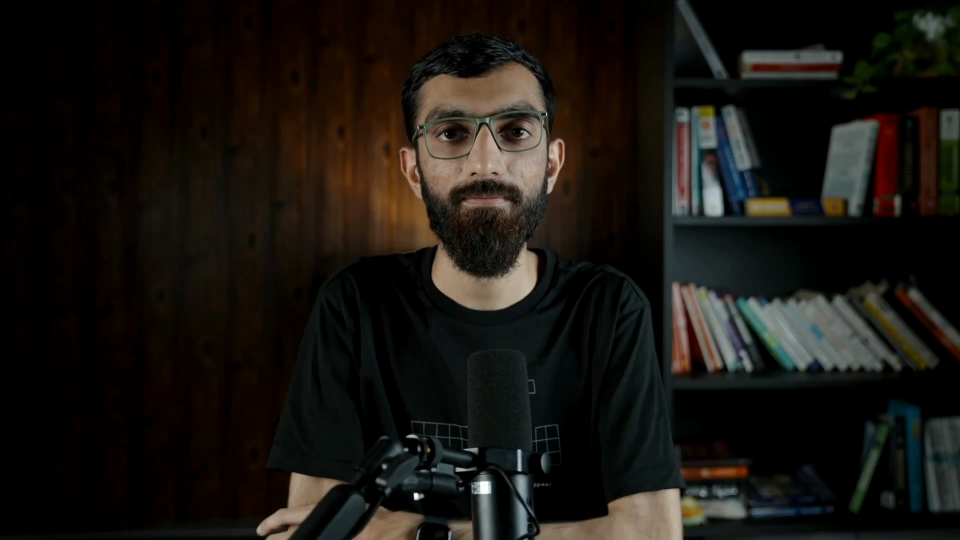
#> input picture graphics/assets/img/hussain-plate-frappectl.png, 1920 x 1080 px, found by its file name (shown at 1/2 size)
$ python grade_plate_frappectl.py
#> lines starting #> are read from the running program, lines starting #| are printed output that depends on the picture
"""Grade the full frappectl plate (no cutout) for the thumbnail.

Frame 00:00.10 of final-frappectl.mp4 (still, mouth closed, before "Hello"). Lit skin R/B measures
1.40 already, so no white-balance gain. Same brand grade as grade_plate_aug.py.

    python3 assets/img/grade_plate_frappectl.py
    hussain-plate-frappectl.png -> hussain-plate-frappectl-graded.png
"""
import numpy as np
from PIL import Image

SRC = "assets/img/hussain-plate-frappectl.png"
DST = "assets/img/hussain-plate-frappectl-graded.png"

SATURATION = 0.95
VIOLET = np.array([0.47, 0.34, 0.93], dtype=np.float32)  # --brand #7757ee
SHADOW_TINT = 0.14
CONTRAST = 1.06
LIFT = 1.08  # plate is dark; lift exposure a touch for thumbnail size
LUMA = np.array([0.2126, 0.7152, 0.0722], dtype=np.float32)

rgb = np.array(Image.open(SRC).convert("RGB")).astype(np.float32) / 255.0
rgb = np.clip(rgb * LIFT, 0.0, 1.0)
lum = (rgb * LUMA).sum(axis=2, keepdims=True)
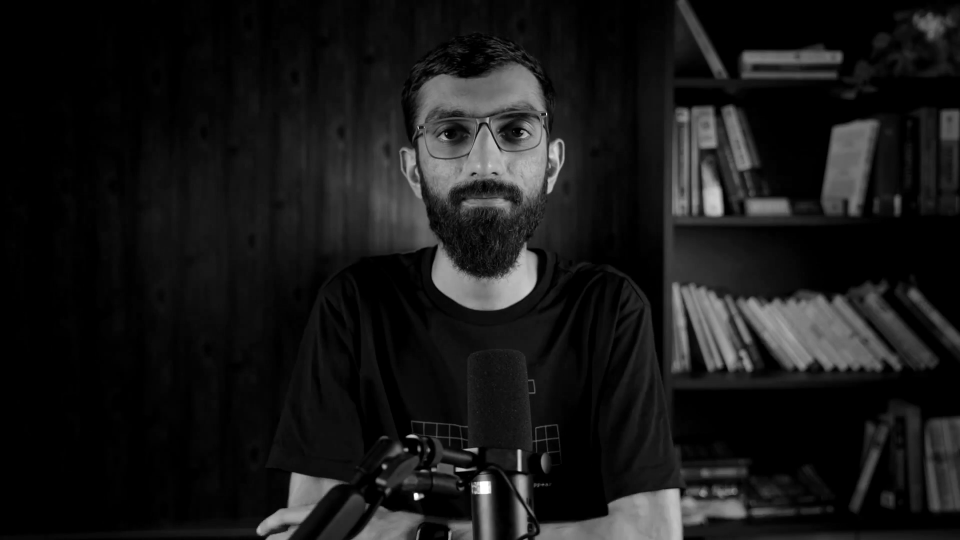
#> lum: shape (1080, 1920, 1) float32 (shown at 1/2 size); min 0, max 1, mean 0.0956
rgb = lum + (rgb - lum) * SATURATION
shadow = np.clip(1.0 - lum * 2.2, 0.0, 1.0) ** 1.5
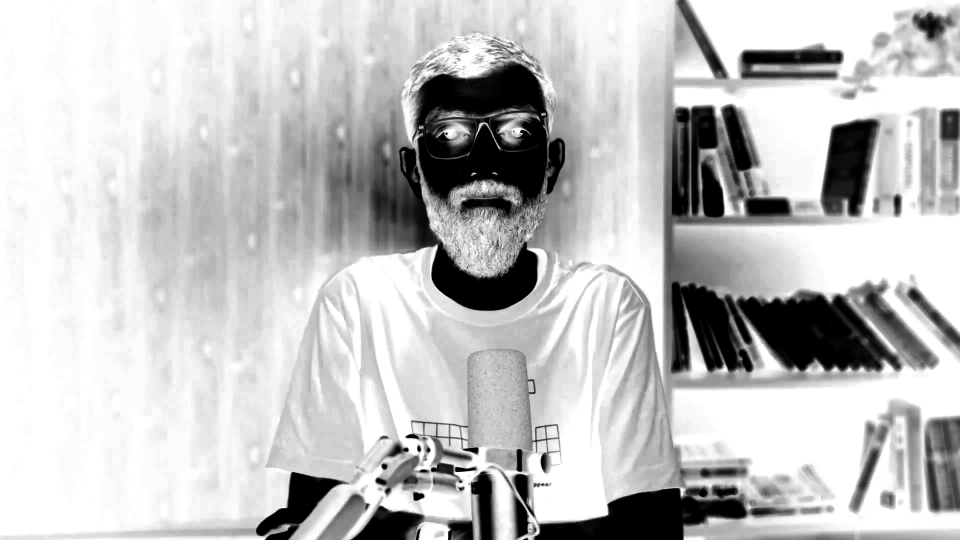
#> shadow: shape (1080, 1920, 1) float32 (shown at 1/2 size); min 0, max 1, mean 0.76
rgb = rgb * (1.0 - SHADOW_TINT * shadow) + VIOLET * (SHADOW_TINT * shadow) * lum.clip(0.04, 1.0)
rgb = np.clip((rgb - 0.5) * CONTRAST + 0.5, 0.0, 1.0)

Image.fromarray((rgb * 255.0).astype(np.uint8)).save(DST)
print(f"wrote {DST}")

$ run again, with graphics/assets/img/askalyf-inset-face.png copied over graphics/assets/img/hussain-plate-frappectl.png
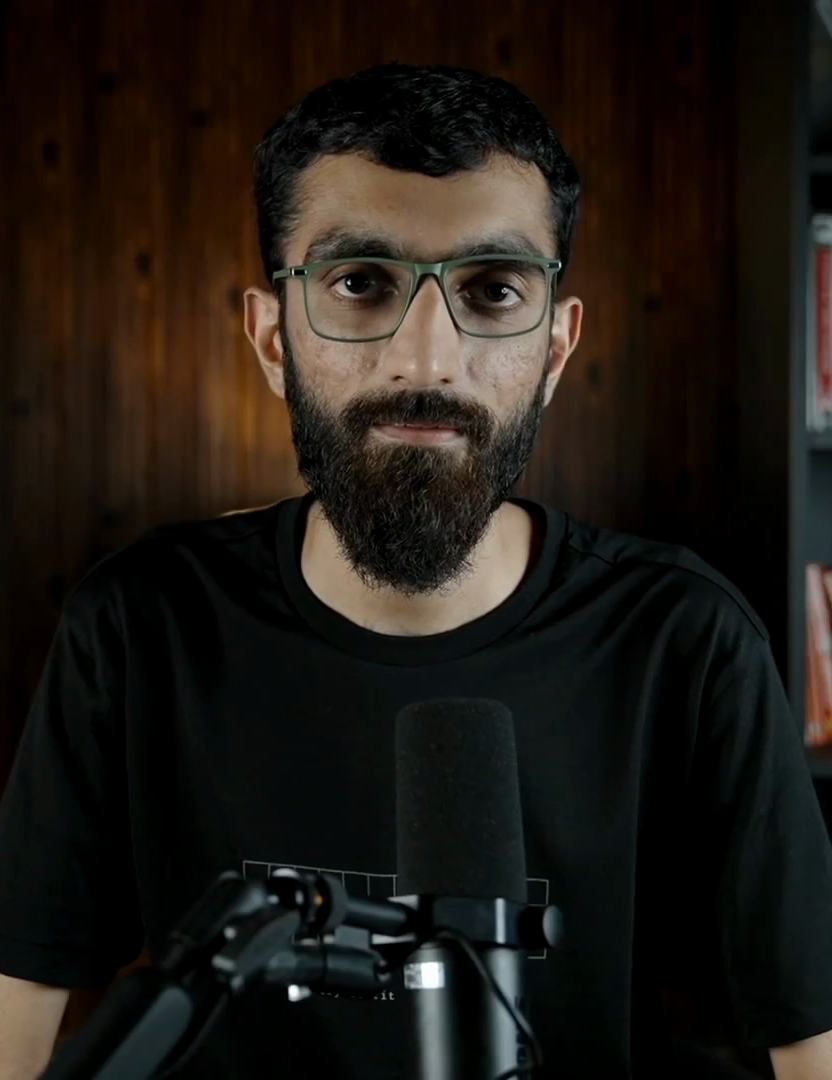
#> input picture graphics/assets/img/askalyf-inset-face.png, 832 x 1080 px, found by its file name
#> `lum = (rgb * LUMA).sum(axis=2, keepdims=True)`:
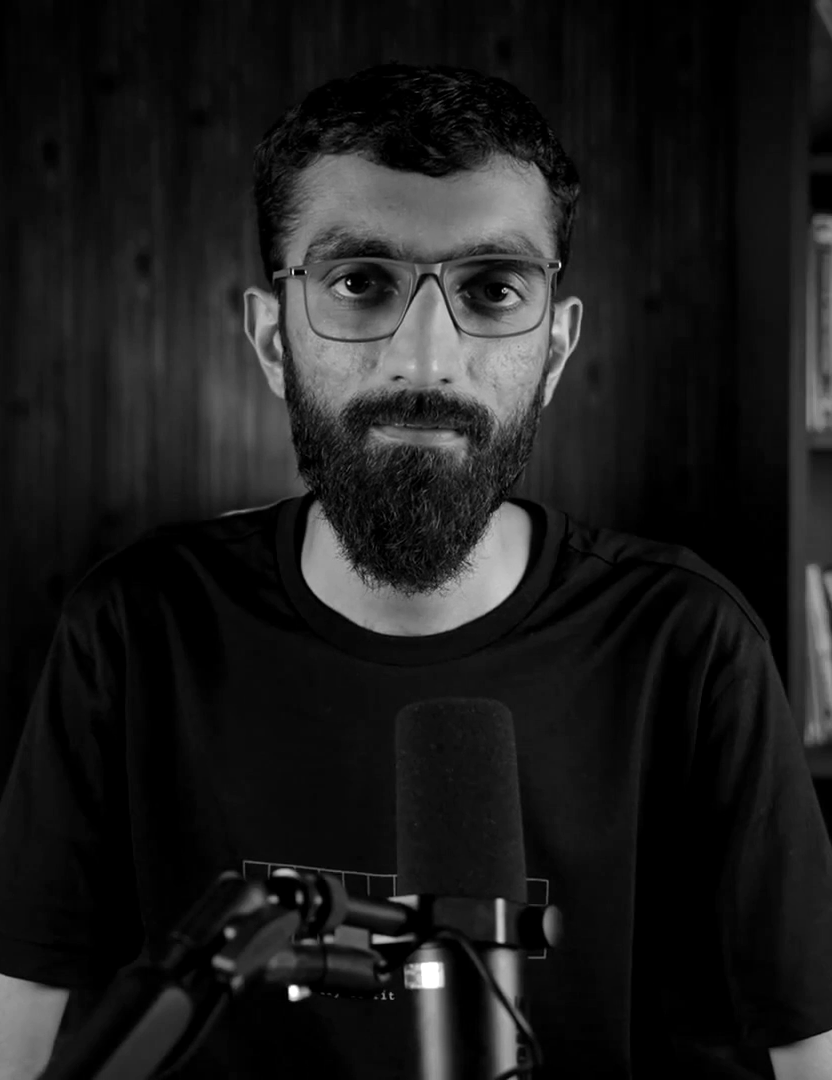
#> lum: shape (1080, 832, 1) float32; min 0, max 1, mean 0.113
#> `shadow = np.clip(1.0 - lum * 2.2, 0.0, 1.0) ** 1.5`:
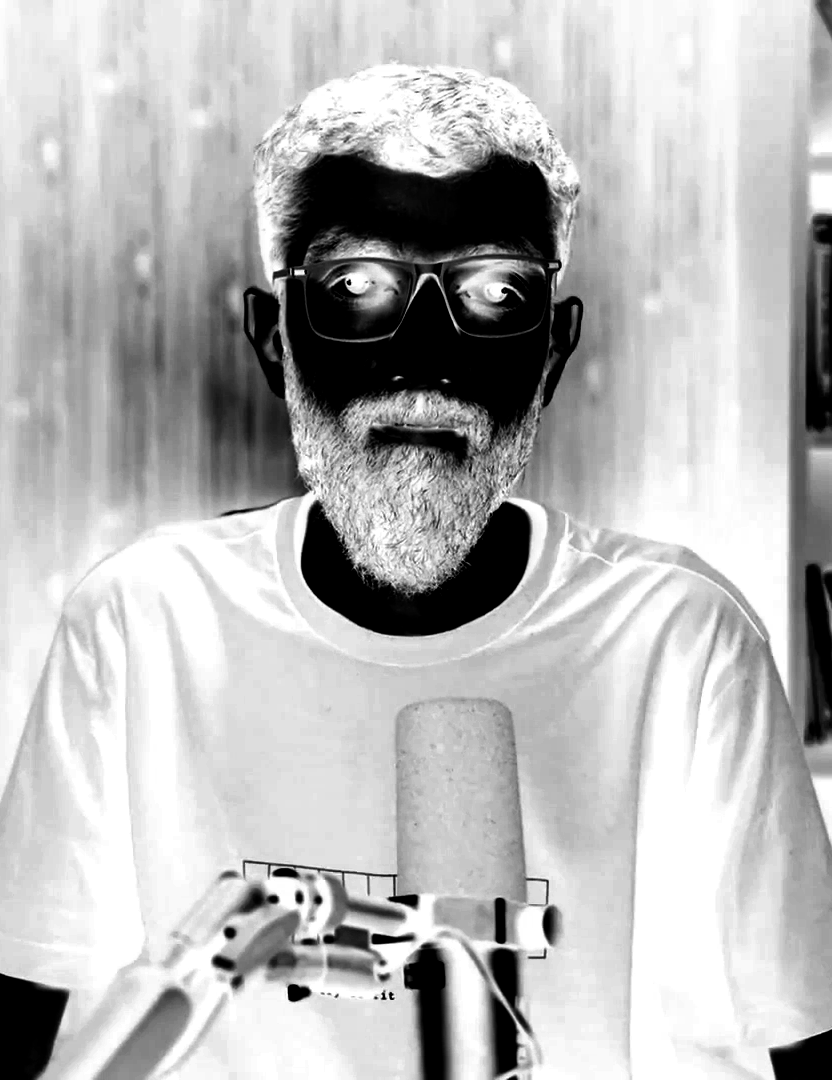
#> shadow: shape (1080, 832, 1) float32; min 0, max 1, mean 0.718
